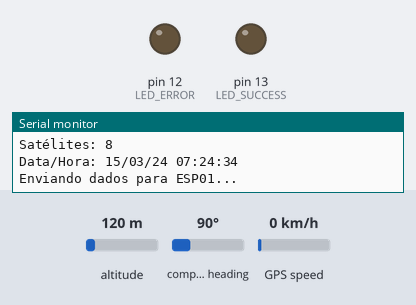
Bench run of a sketch on a simulated Arduino Uno, built with avr-gcc and run on an emulated ATmega328P. Parts: output pins drawn as LEDs (lit = HIGH), the last lines printed to the serial monitor. Inputs (shaded band) come from the test bench; at power-on: GPS speed 0 km/h, altitude 120 m, compass heading 90°. The GPS gets a fix after 3 s at 37.7749, -122.4194 with 8 satellites.

Above: at 5.5 s.
6.8 s: GPS speed set to 30 km/h
At 7.06 s:
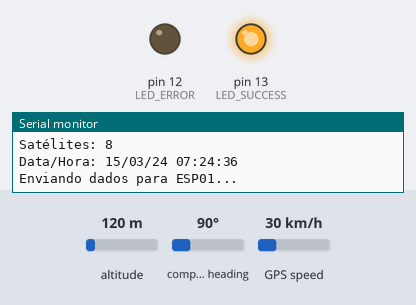
Timing chart, 0 to 34.8 s (numbered marks = the images above; inputs shaded):
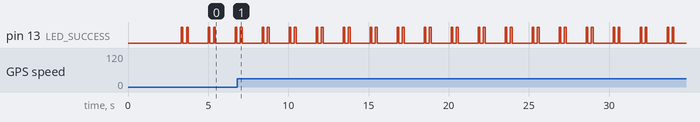

The sketch:

sketch_main.ino
```cpp
#include <SoftwareSerial.h>
#include <TinyGPS.h>

// Configurações do GPS
SoftwareSerial SerialGPS(8, 9);  // RX, TX do GPS
TinyGPS GPS;

// Configuração do ESP01
SoftwareSerial ESP01(2, 3);  // RX(2), TX(3) para ESP01

// Variáveis do GPS
float lat, lon, vel;
unsigned long data, hora;
unsigned short sat;

// LEDs de status
#define LED_SUCCESS 13
#define LED_ERROR 12

void setup() {
  // Inicializa comunicação serial
  Serial.begin(9600);        // Serial monitor
  SerialGPS.begin(9600);     // GPS
  ESP01.begin(9600);         // ESP01

  // Configura os LEDs
  pinMode(LED_SUCCESS, OUTPUT);
  pinMode(LED_ERROR, OUTPUT);
  digitalWrite(LED_SUCCESS, LOW);
  digitalWrite(LED_ERROR, LOW);

  Serial.println("\n\nArduino iniciado!");
  Serial.println("GPS: Aguardando dados...");
  Serial.println("ESP01: Aguardando comunicação...");
}

void loop() {
  // Verifica se há dados do GPS disponíveis
  while (SerialGPS.available()) {
    if (GPS.encode(SerialGPS.read())) {
      // Obtém dados do GPS
      GPS.get_datetime(&data, &hora);
      GPS.f_get_position(&lat, &lon);
      vel = GPS.f_speed_kmph();
      sat = GPS.satellites();

      // Formata os dados em JSON
      String json = "{\"latitude\":" + String(lat, 6) + ",";
      json += "\"longitude\":" + String(lon, 6) + ",";
      json += "\"velocidade\":" + String(vel) + ",";
      json += "\"satelites\":" + String(sat) + ",";
      json += "\"hora\":\"" + formatTime(hora) + "\",";
      json += "\"data\":\"" + formatDate(data) + "\"}";

      // Debug no monitor serial
      Serial.println("\nDados do GPS:");
      Serial.println("Latitude: " + String(lat, 6));
      Serial.println("Longitude: " + String(lon, 6));
      Serial.println("Velocidade: " + String(vel) + " km/h");
      Serial.println("Satélites: " + String(sat));
      Serial.println("Data/Hora: " + formatDate(data) + " " + formatTime(hora));

      // Envia para o ESP8266 via SoftwareSerial
      Serial.println("Enviando dados para ESP01...");
      ESP01.println(json);

      // Indica sucesso
      digitalWrite(LED_SUCCESS, HIGH);
      delay(100);
      digitalWrite(LED_SUCCESS, LOW);
    }
  }

  // Verifica se há comandos do ESP8266
  if (ESP01.available()) {
    String cmd = ESP01.readStringUntil('\n');
    Serial.println("Recebido do ESP01: " + cmd);

    if (cmd == "STATUS") {
      Serial.println("Enviando status OK para ESP01");
      ESP01.println("{\"status\":\"OK\"}");
    }
  }

  // Se não há dados do GPS, pisca LED de erro
  static unsigned long lastGPSCheck = 0;
  if (millis() - lastGPSCheck > 5000) {  // Verifica a cada 5 segundos
    if (sat == 0) {
      Serial.println("AVISO: Sem sinal GPS!");
      digitalWrite(LED_ERROR, HIGH);
      delay(100);
      digitalWrite(LED_ERROR, LOW);
    }
    lastGPSCheck = millis();
  }

  delay(1000); // Atualiza a cada segundo
}

String formatTime(unsigned long hora) {
  char buffer[9];
  sprintf(buffer, "%02lu:%02lu:%02lu", (hora / 1000000) - 3, (hora % 1000000) / 10000, (hora % 10000) / 100);
  return String(buffer);
}

String formatDate(unsigned long data) {
  char buffer[11];
  sprintf(buffer, "%02lu/%02lu/%02lu", data / 10000, (data % 10000) / 100, data % 100);
  return String(buffer);
}
```

Measured:
- by itself, pin 13 (LED_SUCCESS): repeats every 1.7 s: LOW 1.2 s, HIGH 0.10 s, LOW 0.23 s, HIGH 0.10 s
